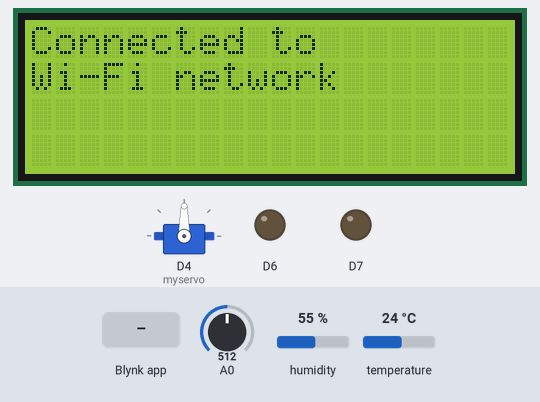
A sketch run on a simulated ESP8266 (NodeMCU). Parts: 20×4 character LCD, servo, output pins drawn as LEDs (lit = HIGH). Inputs (shaded band) come from the test bench; at power-on: temperature 24 °C, A0 = 512, humidity 55 %. WiFi joins after 1.5 s; servers stay silent unless stated.

Above: at 3.1 s.
3.2 s: Blynk app writes 1 to V0
At 3.7 s:
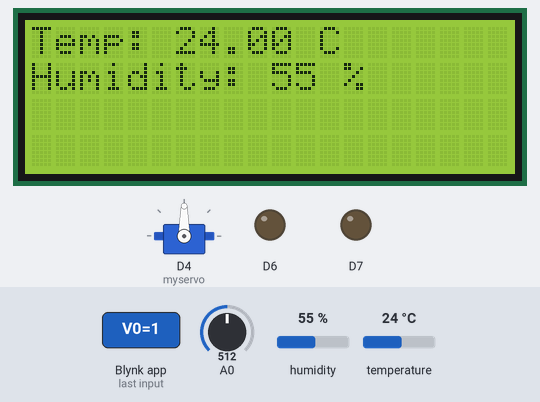
6.2 s: temperature set to 36 °C
At 8.2 s:
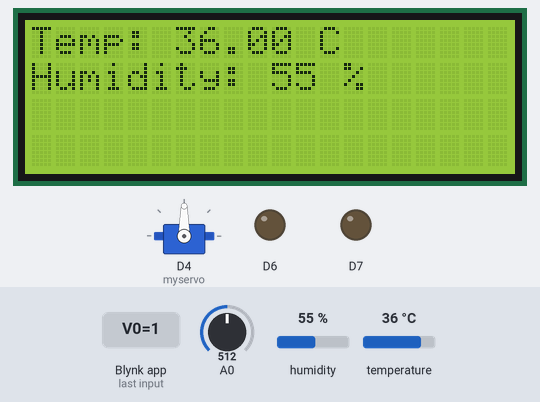
9.2 s: temperature set to 39 °C
At 10.4 s:
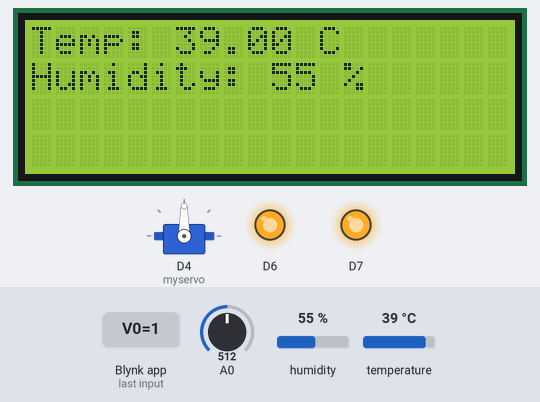
10.9 s: Blynk app writes 200 to V3
13.9 s: temperature set to 12 °C
At 16.6 s:
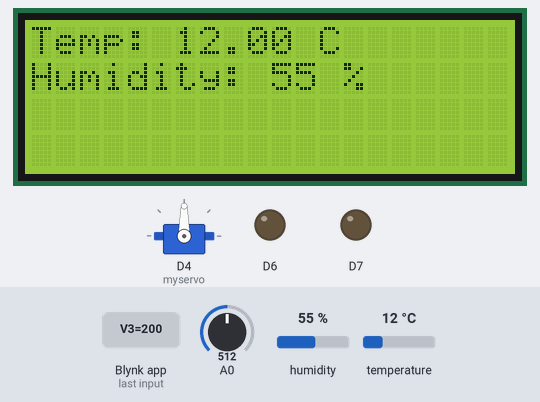
16.9 s: temperature set to 41 °C
At 18.2 s:
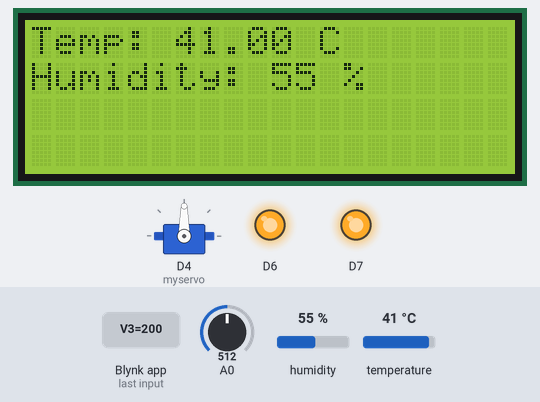
Timing chart, 0 to 19.9 s (numbered marks = the images above; inputs shaded):
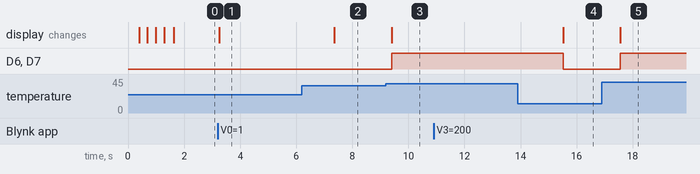

The sketch:

blynk_test.ino
```cpp
#include <Wire.h>
#include <LiquidCrystal_I2C.h>
LiquidCrystal_I2C lcd(0x3F,20,4);
#define BLYNK_TEMPLATE_ID "*******"
#define BLYNK_TEMPLATE_NAME "******"
#define BLYNK_AUTH_TOKEN "*******"
#include <BlynkSimpleEsp8266.h>
#include <ESP8266WiFi.h>
#include "DHT.h"
#define DHTTYPE DHT11
#include <Servo.h>
Servo myservo;
DHT dht(D8, DHTTYPE);
const char* ssid = "*****";
const char* password = "*****";
float t = 0;
int po = 90, h, i = 0, a, sy_c, sv_c, sv_a;
WidgetLED led1(V8);
BlynkTimer timer;

void setup()
{
  lcd.init();
  lcd.backlight();
  lcd.setCursor(0, 0);
  lcd.print("ESPRESSIF-ESP");
  lcd.setCursor(0, 1);
  lcd.print("SYSTEM BOOT");
  WiFi.begin(ssid, password);
  int loadingDelay = 300;
  char animationChars[] = {'|', '/', '-', '\\'};
  int animationCharCount = sizeof(animationChars) / sizeof(animationChars[0]);
  int animationIndex = 0;
  while (WiFi.status() != WL_CONNECTED)
  {
    lcd.setCursor(17, 3);
    lcd.print(animationChars[animationIndex]);
    animationIndex = (animationIndex + 1) % animationCharCount;
    delay(loadingDelay);
  }
  lcd.clear();
  lcd.setCursor(0, 0);
  lcd.print("Connected to");
  lcd.setCursor(0, 1);
  lcd.print("Wi-Fi network");
  Serial.begin(9600);
  WiFi.begin(ssid, password);
  Blynk.begin(BLYNK_AUTH_TOKEN, ssid, password);
  dht.begin();
  myservo.attach(D4);
  pinMode(D6, OUTPUT);
  pinMode(D7, OUTPUT);
  myservo.write(po);
  pinMode(A0, INPUT);
}

BLYNK_WRITE(V0)
{
  sy_c = param.asInt();
}

BLYNK_WRITE(V3)
{
  sv_c = param.asInt();
}

BLYNK_WRITE(V4)
{
  sv_a = param.asInt();
}

BLYNK_WRITE(V5)
{
  po = param.asInt();
}

void callsensor()
{
  h = dht.readHumidity();
  t = dht.readTemperature();

  lcd.clear();  // Clear the LCD display
  lcd.setCursor(0, 0);
  lcd.print("Temp: ");
  lcd.print(t);
  lcd.print(" C");

  lcd.setCursor(0, 1);
  lcd.print("Humidity: ");
  lcd.print(h);
  lcd.print(" %");
  if (t >= 37.5)
  {
    digitalWrite(D6, HIGH);
    digitalWrite(D7, HIGH);
    led1.off();
  }
  else if(t <=35.5)
  {
    digitalWrite(D6, LOW);
    digitalWrite(D7, LOW);
    led1.on();
  }
  Blynk.virtualWrite(V1, h);
  Blynk.virtualWrite(V2, t);
}


void servoin()
{
  a = map(po, 0, 180, -45, 45);
  myservo.write(po);
  Blynk.virtualWrite(V6, a);
  po += 1;
  i++;
}

void servode()
{
  a = map(po, 0, 180, -45, 45);
  myservo.write(po);
  Blynk.virtualWrite(V6, a);
  po = 1;
  i++;
}

void servo_control()
{
  if(sv_c==1)
  {
    if(sv_a==1)
    {
      a=map(po,-45,45,0,180);
      myservo.write(a);
      Blynk.virtualWrite(V6,po);
    }
    else if(sv_a==0)
    {
     if(i<=180)
     {
       servoin();
       delay(500);
     }
     else if(i<=360)
     {
       servode();
       delay(500);
     }
     else if(i>360)
     {
       i=0;
       po=0;
     }
    }
  }
  else if(sv_c==0)
  {
    po=90 ;
    a=map(po,0,180,-45,45);
    myservo.write(po);
    Blynk.virtualWrite(V6,a);
  }
}

void read_MQ2_sensor()
{
  int mq2Value = analogRead(A0);
  float ppm = (mq2Value / 10.0) * 1.5;
  Blynk.virtualWrite(V7, ppm);
}

void loop()
{
  if (sy_c==1)
  {
    callsensor();
    servo_control();
    read_MQ2_sensor();
  }
  Blynk.syncVirtual(V0);
  Blynk.syncVirtual(V3);
  Blynk.syncVirtual(V4);
  Blynk.syncVirtual(V5);
  Blynk.run();
}
```

Measured:
- the behaviour switches between 37 and 38 °C on temperature (found by bisection; images 2 and 3)
- after the input at 3.2 s, the display: changes after 0.06 s (image 1)
- after the input at 6.2 s, the display: changes after 1.2 s (image 2)
- after the input at 9.2 s, D6, D7: LOW → HIGH after 0.21 s; the display: changes after 0.21 s (image 3)
- after the input at 10.9 s, every drawn part: stays the same
- after the input at 13.9 s, D6, D7: HIGH → LOW after 1.6 s; the display: changes after 1.6 s (image 4)
- after the input at 16.9 s, D6, D7: LOW → HIGH after 0.65 s; the display: changes after 0.65 s (image 5)
